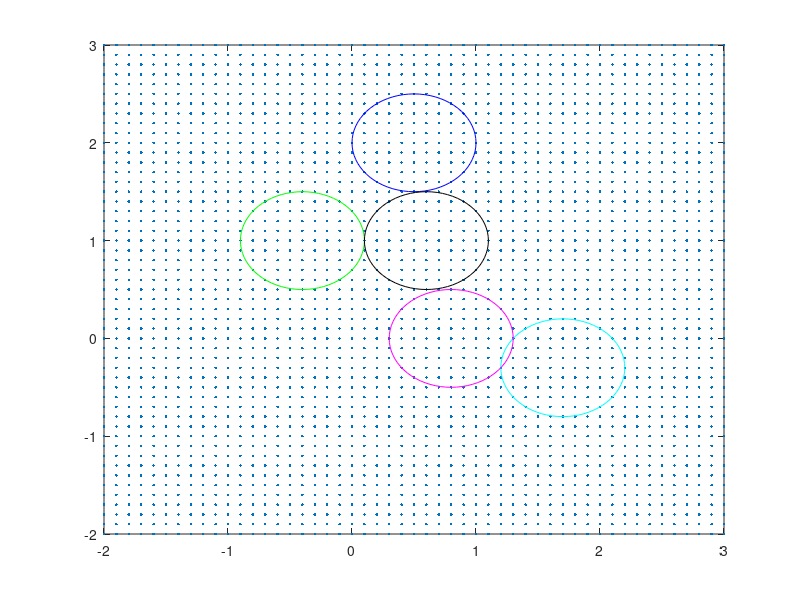

This chart was generated by the following MATLAB code: (Note: this script raises an error after producing the figure.)
% Equation 8 in Jarek's paper suggests that the shape function can be
% represented as a convolution of center points and the ball function.
% Then, the fourier of the shape function should be the pointwise
% multiplication of the fourier of the center points and the fourier
% of the ball function. For implementation, assume center points are on
% a regular grid for now. 
% In addition, the bump function for ball0 is generated without all the 
% sample points and the rest are padded.

function [] = s10_uniformCentersB0_padded ()

  % Draw the possible circle centers
  figure(1);
  clf;
  d = 0.1; low = -2; high = 3;
  K = (high - low) / d + 1
  ps = [];
  for x = low : d : high, for y = low : d : high, ps(end+1,:) = [x,y]; end, end;
  plot(ps(:,1),ps(:,2),'.'); hold on;
  
  % Draw the three circles
  cs = [-0.5 + d, 1;
        1 - d*5, 2;
        1+d*7, -3*d;
        0.4+d*2, 1.0;
        0.6+d*2, 0
        ];
  %cs = [p1;p2;p3;p4;p5];
  %drawCircle([0,0], 0.5, 'c');
  
  % Generate the vector for centers
  rho = zeros(K,K);
  colors = {'r', 'g', 'b', 'c', 'k', 'm'};
  for i = 1 : size(cs,1)
    p = cs(i,:);
    drawCircle(p, 0.5, colors{mod(i,6)+1});
    rho(K-round((p(2)-low)/d),round((p(1)-low)/d)+1) = 1;
  end
  
  % Generate the vector for a circle centered at 1,1
  alpha = 1;
  tic
  temp = -floor(0.5/d)*d:d:floor(0.5/d)*d;
  ps0 = temp(permn(1:numel(temp),2));
  v0 = s00_bump(sqrt(sum(ps0.*ps0,2))/0.5, alpha);      % this is faster!!!!!!!
  %v0(find(isinf(v0))) = 1e1;
  v0 = reshape(v0, numel(temp), numel(temp));

  % Compute the fourier transforms 
  rhof = fft2(rho);
  v0f = fft2(v0,K,K);
  rhov0f = rhof.*v0f;
  toc
  
  % Generate the descriptor function for the entire shape
  tic
  v = zeros(1,K*K);
  for i = 1 : size(cs,1)
    p = cs(i,:);
    psp = ps - repmat(p, size(ps,1), 1);
    v = v + s00_bump(sqrt(sum(psp.*psp,2))/0.5, alpha);
  end
  
  %v(find(isinf(v))) = 1e1;
  v(find(v>99)) = 150;
  v = reshape(v,K,K);
  figure(2);
  [X,Y] = meshgrid(low:d:high, low:d:high)
  surf(X,Y,v)
  
  % Compare with the fourier transform of the entire shape
  vf = fft2(v);
  keyboard
  toc
  assert(max(max(max(real(vf)-real(rhov0f))), max(max(imag(vf)-imag(rhov0f)))) < 1e-5);

end

